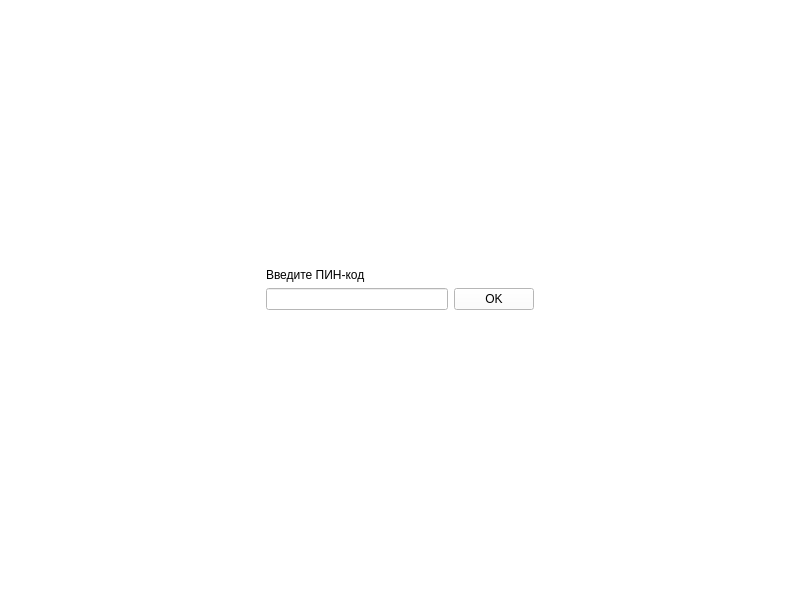
<?xml version="1.0" encoding="UTF-8"?>
<ui version="4.0">
 <class>MainWindow</class>
 <widget class="QMainWindow" name="MainWindow">
  <property name="geometry">
   <rect>
    <x>0</x>
    <y>0</y>
    <width>800</width>
    <height>600</height>
   </rect>
  </property>
  <property name="windowTitle">
   <string>MainWindow</string>
  </property>
  <property name="styleSheet">
   <string notr="true">background-color: white;</string>
  </property>
  <widget class="QWidget" name="centralwidget">
   <layout class="QGridLayout" name="gridLayout">
    <item row="0" column="0">
     <widget class="QStackedWidget" name="stackedWidget">
      <property name="styleSheet">
       <string notr="true">background-color: white;</string>
      </property>
      <property name="currentIndex">
       <number>1</number>
      </property>
      <widget class="QWidget" name="page_3">
       <property name="styleSheet">
        <string notr="true">background-color: white;</string>
       </property>
       <layout class="QGridLayout" name="gridLayout_2">
        <item row="0" column="0">
         <widget class="QLineEdit" name="lineEdit">
          <property name="font">
           <font>
            <pointsize>14</pointsize>
           </font>
          </property>
          <property name="styleSheet">
           <string notr="true">background-color: white;
color: black;</string>
          </property>
         </widget>
        </item>
        <item row="1" column="0">
         <widget class="QListWidget" name="listWidget">
          <property name="styleSheet">
           <string notr="true">background-color: white;
color: black;</string>
          </property>
         </widget>
        </item>
       </layout>
      </widget>
      <widget class="QWidget" name="page_4">
       <layout class="QGridLayout" name="gridLayout_3">
        <item row="1" column="1">
         <widget class="QLabel" name="label">
          <property name="styleSheet">
           <string notr="true">color:black;</string>
          </property>
          <property name="text">
           <string>Введите ПИН-код</string>
          </property>
         </widget>
        </item>
        <item row="2" column="3">
         <spacer name="horizontalSpacer_2">
          <property name="orientation">
           <enum>Qt::Horizontal</enum>
          </property>
          <property name="sizeHint" stdset="0">
           <size>
            <width>248</width>
            <height>20</height>
           </size>
          </property>
         </spacer>
        </item>
        <item row="2" column="1">
         <widget class="QLineEdit" name="lineEdit_2"/>
        </item>
        <item row="3" column="1">
         <spacer name="verticalSpacer_2">
          <property name="orientation">
           <enum>Qt::Vertical</enum>
          </property>
          <property name="sizeHint" stdset="0">
           <size>
            <width>20</width>
            <height>224</height>
           </size>
          </property>
         </spacer>
        </item>
        <item row="2" column="0">
         <spacer name="horizontalSpacer">
          <property name="orientation">
           <enum>Qt::Horizontal</enum>
          </property>
          <property name="sizeHint" stdset="0">
           <size>
            <width>248</width>
            <height>20</height>
           </size>
          </property>
         </spacer>
        </item>
        <item row="0" column="1">
         <spacer name="verticalSpacer">
          <property name="orientation">
           <enum>Qt::Vertical</enum>
          </property>
          <property name="sizeHint" stdset="0">
           <size>
            <width>20</width>
            <height>225</height>
           </size>
          </property>
         </spacer>
        </item>
        <item row="2" column="2">
         <widget class="QPushButton" name="okButton">
          <property name="text">
           <string>OK</string>
          </property>
         </widget>
        </item>
       </layout>
      </widget>
     </widget>
    </item>
   </layout>
  </widget>
  <widget class="QMenuBar" name="menubar">
   <property name="geometry">
    <rect>
     <x>0</x>
     <y>0</y>
     <width>800</width>
     <height>22</height>
    </rect>
   </property>
  </widget>
  <widget class="QStatusBar" name="statusbar"/>
 </widget>
 <resources/>
 <connections/>
</ui>
